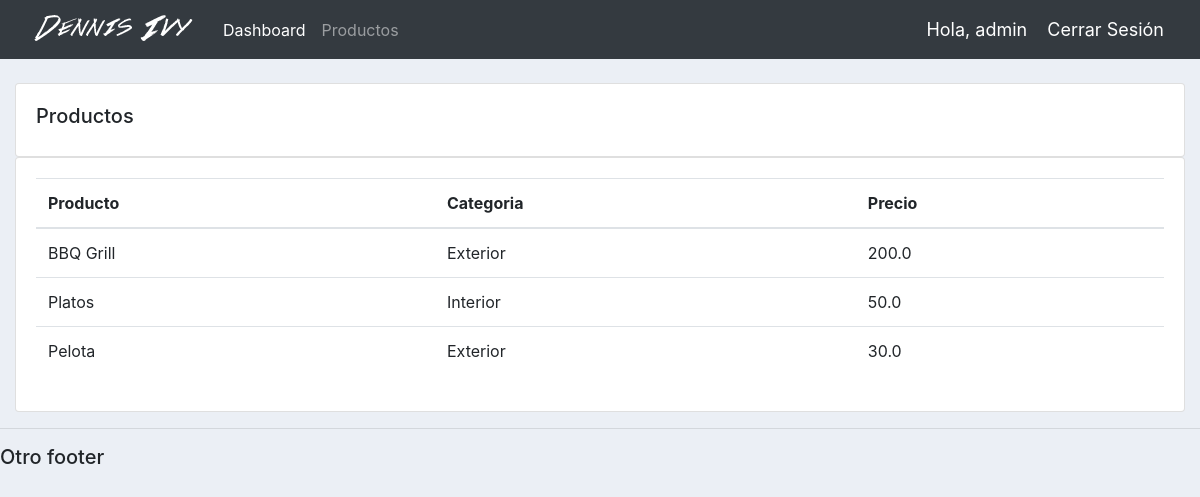
The page /productos/ (signed in) on the database its author committed.
### cuenta/models.py (models this page shows, shortened)
class Producto(models.Model):
    CATEGORIA = (
        ('Interior', 'Interior'),
        ('Exterior', 'Exterior')
    )
    nombre = models.CharField(max_length=200, null=True)
    precio = models.FloatField(null=True)
    categoria = models.CharField(max_length=200, null=True, choices=CATEGORIA)
    descripcion = models.CharField(max_length=200, null=True, blank=True)
    fechaCreacion = models.DateTimeField(auto_now_add=True, null=True)
    etiquetas = models.ManyToManyField(Etiqueta)

### cuenta/decorators.py (the view)
        def wrapper_func(request, *args, **kwargs):
            grupo = None
            if request.user.groups.exists():
                grupo = request.user.groups.all()[0].name
            if grupo in rolesPermitidos:
                return view_func(request, *args, **kwargs)
            else:
                return HttpResponse('No está autorizado para ver esta página')

### cuenta/views.py (called while the page is built)
@login_required(login_url='cuenta:iniciarSesion')
@usuarioPermitido(rolesPermitidos=['Admin'])
def productos(request):
    productos = Producto.objects.all()
    return render(request, 'cuenta/productos.html', {'productos': productos})

### cuenta/templates/cuenta/productos.html
{%  extends 'cuenta/main.html' %}
{% block Content %}
<br>
<div class="row">
  <div class="col-md">
    <div class="card card-body">
      <h5>Productos</h5>
    </div>
    <div class="card card-body">
      <table class="table">
        <thead>
          <tr>
            <th>Producto</th>
            <th>Categoria</th>
            <th>Precio</th>
          </tr>
        </thead>
        <tbody>
          {% for producto in productos %}
          <tr>
            <td>{{ producto.nombre }}</td>
            <td>{{ producto.categoria }}</td>
            <td>{{ producto.precio }}</td>
          </tr>
          {% endfor %}
        </tbody>
      </table>
    </div>
  </div>
</div>
{% endblock %}

### cuenta/templates/cuenta/navbar.html (shortened to what this page needs)
{% load static %}
<nav class="navbar navbar-expand-lg navbar-dark bg-dark">
  <img src="{% static 'images/logo.png' %}">
  <div class="collapse navbar-collapse" id="navbarNav">
    <ul class="navbar-nav">
      {% if request.user.is_staff %}
      <li class="nav-item active"><a class="nav-link" href="{% url 'cuenta:inicio' %}">Dashboard</a></li>
      <li class="nav-item"><a class="nav-link" href="{% url 'cuenta:productos' %}">Productos</a></li>
      {% else %}
      <li class="nav-item">
        <a href="{% url 'cuenta:opcionCuenta' %}" class="nav-link">Opciones</a>
      </li>
      {% endif %}
    </ul>
  </div>
  <span class="hello-msg">Hola, {{ request.user }}</span>
  <span><a href="{% url 'cuenta:cerrarSesion' %}" class="hello-msg">Cerrar Sesión</a></span>
</nav>

### static/css/styles.css (style rules this page uses)
body { background-color: #ebeff5 }

### cuenta/templates/cuenta/navbar.html (style rules this page uses)
.hello-msg { font-size: 18px; color: #ffffff; margin-right: 20px; }

### rows shown on the page
Producto: nombre "BBQ Grill", categoria "Exterior", precio "200.0"
Producto: nombre "Platos", categoria "Interior", precio "50.0"
Producto: nombre "Pelota", categoria "Exterior", precio "30.0"

### other values the page prints
{{ request.user }} "admin"
